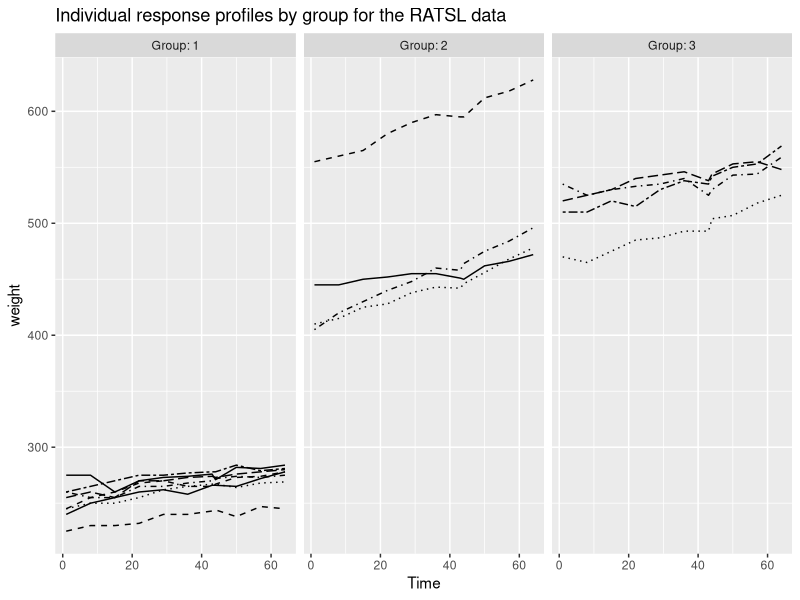
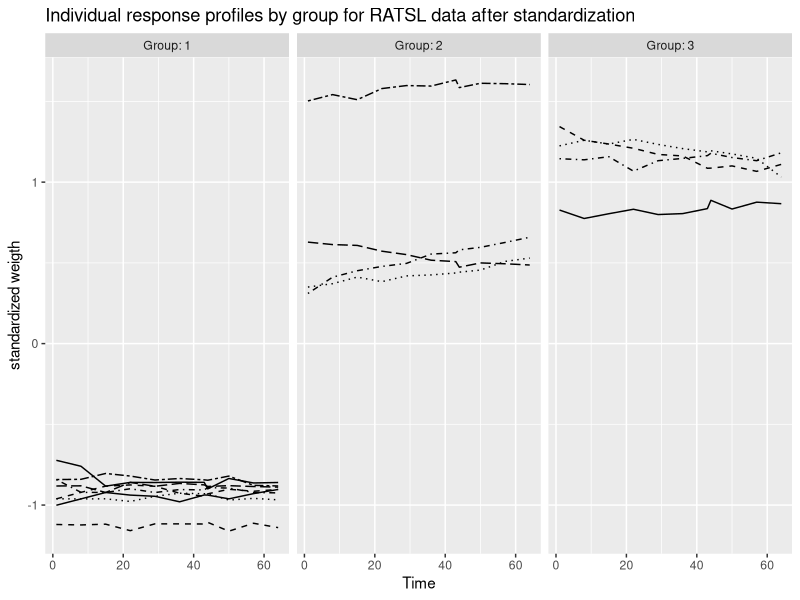
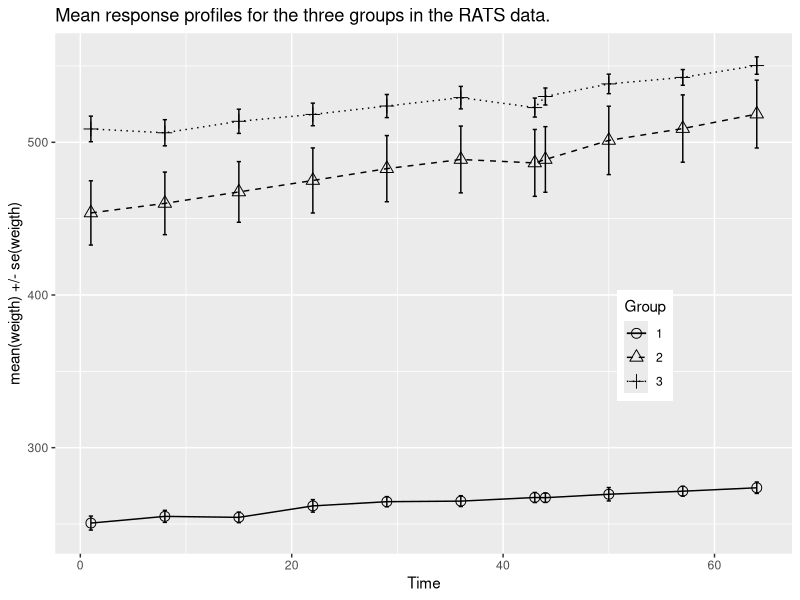
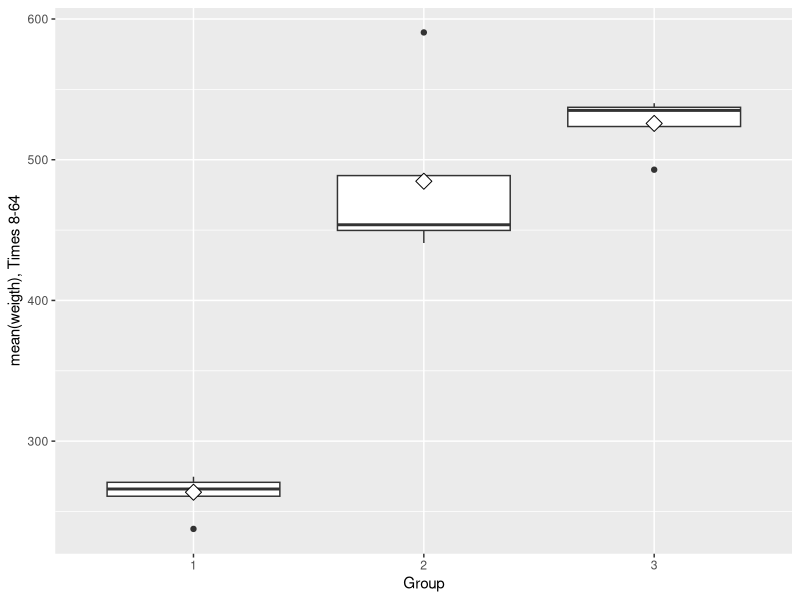
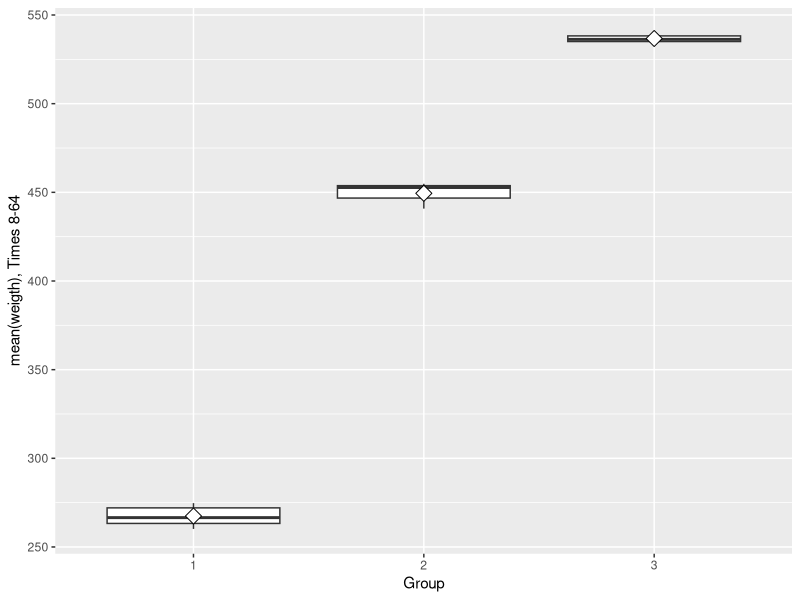

Write R code to recreate these figures, in order. (Note: this script raises an error after producing the figures.)
## ---- chunk 1

library(ggplot2); library(dplyr); library(tidyr)

RATSL <- read.csv(file = "data/RATSL.csv")
RATSL$ID <- factor(RATSL$ID)
RATSL$Group <- factor(RATSL$Group)
str(RATSL)

BPRSL <- read.csv(file = "data/BPRSL.csv")
BPRSL$treatment <- factor(BPRSL$treatment)
BPRSL$subject <- factor(BPRSL$subject)
str(BPRSL)

## ---- chunk 2

# Graphical display of RATS

ggplot(RATSL, aes(x = Time, y = weight, linetype = ID)) +
  geom_line() +
  scale_linetype_manual(values = rep(1:10, times=4)) +
  facet_grid(. ~ Group, labeller = label_both) +
  theme(legend.position = "none") + 
  scale_y_continuous(limits = c(min(RATSL$weight), max(RATSL$weight))) +
  ggtitle("Individual response profiles by group for the RATSL data")


## ---- chunk 3
# Standardized graphs

RATSL <- RATSL %>%
  group_by(Time) %>%
  mutate(stweigth = (weight - mean(weight))/sd(weight) ) %>%
  ungroup()

glimpse(RATSL)

ggplot(RATSL, aes(x = Time, y = stweigth, linetype = ID)) +
  geom_line() +
  scale_linetype_manual(values = rep(1:16, times=4)) +
  facet_grid(. ~ Group, labeller = label_both) +
  theme(legend.position = "none") + 
  scale_y_continuous(name = "standardized weigth") +
  ggtitle("Individual response profiles by group for RATSL data after standardization")

## ---- chunk 4
# Summary graph

# Number of time, baseline (week 0) included
n <- RATSL$Time %>% unique() %>% length()

# Summary data with mean and standard error of bprs by treatment and week 
RATSS <- RATSL %>%
  group_by(Group, Time) %>%
  summarise(mean = mean(weight), se = sd(weight)/sqrt(n) ) %>%
  ungroup()

# Glimpse the data
glimpse(RATSS)

# Plot the mean profiles
ggplot(RATSS, aes(x = Time, y = mean, linetype = Group, shape = Group)) +
  geom_line() +
  scale_linetype_manual(values = c(1,2,3)) +
  geom_point(size=3) +
  scale_shape_manual(values = c(1,2,3)) +
  geom_errorbar(aes(ymin=mean-se, ymax=mean+se, linetype="1"), width=0.4) +
  theme(legend.position = c(0.8,0.4)) +
  scale_y_continuous(name = "mean(weigth) +/- se(weigth)") +
  ggtitle("Mean response profiles for the three groups in the RATS data.")


## ---- chunk 5
# Mean as a summary measure

# Create a summary data by treatment and subject with mean as the summary variable (ignoring baseline week 0).
RATSL10S <- RATSL %>%
  filter(Time > 0) %>%
  group_by(Group, ID) %>%
  summarise( mean=mean(weight) ) %>%
  ungroup()

# Glimpse the data
glimpse(RATSL10S)

# Draw a boxplot of the weigth mean versus group
ggplot(RATSL10S, aes(x = Group, y = mean)) +
  geom_boxplot() +
  stat_summary(fun.y = "mean", geom = "point", shape=23, size=4, fill = "white") +
  scale_y_continuous(name = "mean(weigth), Times 8-64")

## ---- chunk 6
# Create a new data by filtering the outlier and adjust the ggplot code the draw the plot again with the new data
RATSL10S1 <- RATSL10S %>%
  filter((mean < 550 & mean > 500 )|  (mean > 250 & mean < 475))


glimpse(RATSL10S1)

ggplot(RATSL10S1, aes(x = Group, y = mean)) +
  geom_boxplot() +
  stat_summary(fun.y = "mean", geom = "point", shape=23, size=4, fill = "white") +
  scale_y_continuous(name = "mean(weigth), Times 8-64")


## ---- chunk 7

# Perform a two-sample t-test
t.test(mean ~ Group == 1  | Group ==2, data = RATSL10S1, var.equal = TRUE)
t.test(mean ~ Group == 1  | Group ==3, data = RATSL10S1, var.equal = TRUE)
t.test(mean ~ Group == 2  | Group ==3, data = RATSL10S1, var.equal = TRUE)


# Add the baseline from the original data as a new variable to the summary data
RATSL10S2 <- RATSL10S %>%
  mutate(baseline = RATS$WD1)

# Fit the linear model with the mean as the response 
fit <- lm(mean ~ baseline + Group, data = RATSL10S2)

# Compute the analysis of variance table for the fitted model with anova()
anov <- anova(fit)
anov

## ---- chunk 8

# plotting again 
ggplot(BPRSL, aes(x = week, y = bprs, linetype = subject)) +
  geom_line() +
  scale_linetype_manual(values = rep(1:10, times=4)) +
  facet_grid(. ~ treatment, labeller = label_both) +
  theme(legend.position = "none") + 
  scale_y_continuous(limits = c(min(BPRSL$bprs), max(BPRSL$bprs)))


## ---- chunk 9
# let's fit a linear regression
BPRS_reg <- lm(bprs ~ week + treatment, data = BPRSL)

# print out a summary of the model
summary(BPRS_reg)
BPRS_reg

## ---- chunk 10

# access library lme4
library(lme4)

# Create a random intercept model
BPRS_ref <- lmer(bprs ~ week + treatment + (1 | subject), data = BPRSL, REML = FALSE)

# Print the summary of the model
summary(BPRS_ref)

## ---- chunk 11
# create a random intercept and random slope model
BPRS_ref1 <- lmer(bprs ~ week + treatment + (week | subject), data = BPRSL, REML = FALSE)

# print a summary of the model
summary(BPRS_ref1)



# perform an ANOVA test on the two models
anova(BPRS_ref1, BPRS_ref)

## ---- chunk 12
# create a random intercept and random slope model with the interaction
BPRS_ref2 <- lmer(bprs ~ week * treatment + (week | subject), data = BPRSL, REML = FALSE)

# print a summary of the model
summary(BPRS_ref2)

# perform an ANOVA test on the two models
anova(BPRS_ref2, BPRS_ref1)

## ---- chunk 13

# draw the plot of BPRSL with the observed bprs values
ggplot(BPRSL, aes(x = week, y = bprs, linetype = subject)) +
  geom_line() +
  scale_linetype_manual(values = rep(1:10, times=4)) +
  facet_grid(. ~ treatment, labeller = label_both) +
  theme(legend.position = "none") + 
  scale_y_continuous(limits = c(min(BPRSL$bprs), max(BPRSL$bprs)))

## ---- chunk 14
# Create a vector of the fitted values
Fitted <- fitted(BPRS_ref1)

# Create a new column fitted to RATSL

BPRSL <- mutate(BPRSL, fitted = Fitted)

# draw the plot of BPRSlL with the Fitted values of weight

ggplot(BPRSL, aes(x = week, y = fitted, linetype = subject)) +
  geom_line() +
  scale_linetype_manual(values = rep(1:10, times=4)) +
  facet_grid(. ~ treatment, labeller = label_both) +
  theme(legend.position = "none") + 
  scale_y_continuous(limits = c(min(BPRSL$fitted), max(BPRSL$fitted)))


